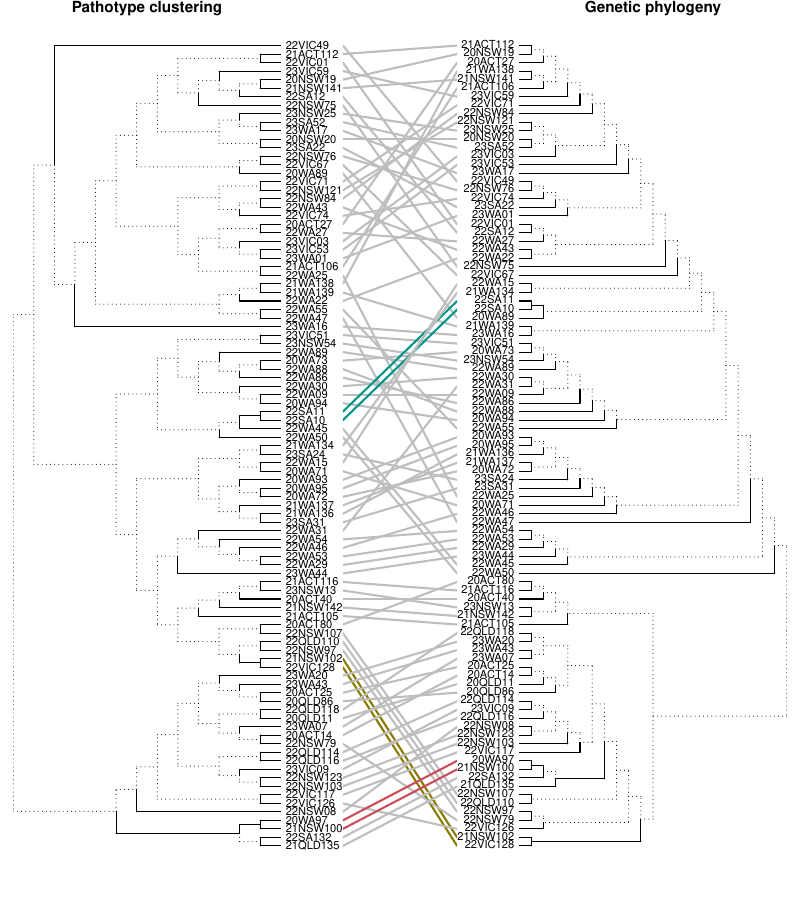

The script that saved this image:
library(circlize)
library(dendextend)
library(ape)
library(phytools)
library(ggplot2)

scoring_data <- read.csv("Supplemental_figure3_pathotypes.csv", header=TRUE, check.names=FALSE, stringsAsFactors=FALSE)

key <- setNames(c(0, 0, 0, 0, 0, 0, 0, 2, 2, 2), c("0", "0;", ";", ";C", "1;", "1", "2", "3", "3+", "4"))

scoring_data_numeric <- scoring_data

scoring_data_numeric[,2:ncol(scoring_data_numeric)] <- key[unlist(scoring_data_numeric[,2:ncol(scoring_data_numeric)])]

scoring_matrix <- as.matrix(scoring_data_numeric[,c(2:ncol(scoring_data_numeric)), drop = FALSE])

row_names <- scoring_data$"Differential"

rownames(scoring_matrix) = row_names

pathotype_clust <- as.dendrogram(hclust(dist(scoring_matrix), method = "complete"))

phylo_tree <- read.tree(file = "Supplemental_figure3_aus_pruned.nwk")
phylo_tree$node.label <- NULL
chrono <- chronos(phylo_tree, 1)
plotTree.singletons(chrono)
chrono_collapse <- collapse.singles(chrono)
plot.phylo(chrono, show.node.label = TRUE, use.edge.length = TRUE)
is.rooted(chrono_collapse)
is.ultrametric(chrono_collapse)
is.binary(chrono_collapse)
test <- as.hclust(chrono_collapse)
phylo_dendro <- as.dendrogram(test)
idea <- remove_branches_edgePar(phylo_dendro)

repeat_tests <- dendextend::untangle_step_rotate_1side(pathotype_clust, phylo_dendro, direction = "backward", leaves_matching_method = "labels")

dendextend::tanglegram(repeat_tests, edge.lwd = 1, main_left = "Pathotype clustering", main_right = "Genetic phylogeny",
                       lwd = 2, columns_width = c(3,1,3), margin_inner = 4.7, axes = FALSE, cex_main = 1.4, lab.cex = 1, margin_top = 1, margin_bottom = 1, margin_outer = 1, rank_branches = TRUE)

dev.copy(pdf, "Supplemental_figure3_tanglegram.pdf", width = 8, height = 8)
dev.off()

cor_bakers_gamma(repeat_tests)
